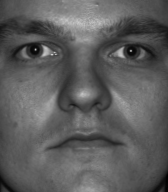
#> input picture yaleB07/yaleB07_P00A+000E+00.pgm, 168 x 192 px, given in place of yaleB07_P00_Ambient.pgm, which was not available
$ python MP1.py
#> lines starting #> are read from the running program, lines starting #| are printed output that depends on the picture; pictures that were not available may be replaced by others from this repository, and a replacement may not be noted
import os
import glob
import re
import numpy as np
import matplotlib
import matplotlib.pyplot as plt
from mpl_toolkits.mplot3d import Axes3D
from scipy import ndimage
from PIL import Image
import time


start = time.time()

root_path = 'croppedyale/'
subject_name = 'yaleB07'
full_path = '%s%s' % (root_path, subject_name)


def LoadFaceImages(pathname, subject_name, num_images):

    def load_image(fname):
        return np.asarray(Image.open(fname))
#> returned value is the input picture: shape (192, 168); min 0, max 208, mean 92.8

    def fname_to_ang(fname):
        yale_name = os.path.basename(fname)
        return int(yale_name[12:16]), int(yale_name[17:20])

    def sph2cart(az, el, r):
        rcos_theta = r * np.cos(el)
        x = rcos_theta * np.cos(az)
        y = rcos_theta * np.sin(az)
        z = r * np.sin(el)
        return x, y, z

    ambimage = load_image(
        os.path.join(pathname, subject_name + '_P00_Ambient.pgm'))
    im_list = glob.glob(os.path.join(pathname, subject_name + '_P00A*.pgm'))
    if num_images <= len(im_list):
        im_sub_list = np.random.choice(im_list, num_images, replace=False)
    else:
        print(
            'Total available images is less than specified.\nProceeding with %d images.\n'
            % len(im_list))
        im_sub_list = im_list
    im_sub_list.sort()
    imarray = np.stack([load_image(fname) for fname in im_sub_list], axis=-1)
#> call 3 of load_image, with fname = 'yaleB07/yaleB07_P00A+000E+20.pgm'
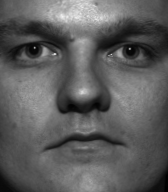
#> input picture yaleB07/yaleB07_P00A+000E+20.pgm, 168 x 192 px
#> in load_image, returned value is the input picture: shape (192, 168); min 0, max 241, mean 93.1
#> call 4 of load_image, with fname = 'yaleB07/yaleB07_P00A+000E+45.pgm'
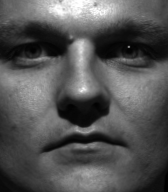
#> input picture yaleB07/yaleB07_P00A+000E+45.pgm, 168 x 192 px
#> in load_image, returned value is the input picture: shape (192, 168); min 0, max 255, mean 84.7
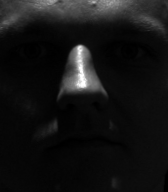
#> input picture yaleB07/yaleB07_P00A+000E+90.pgm, 168 x 192 px
#> in load_image, returned value is the input picture: shape (192, 168); min 0, max 255, mean 20.2
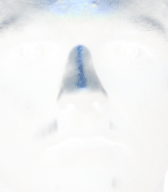
#> imarray: shape (192, 168, 4); mean R, G, B, A 92.8, 93.1, 84.7, 20.2; transparent parts drawn white
    Ang = np.array([fname_to_ang(fname) for fname in im_sub_list])

    x, y, z = sph2cart(Ang[:, 0] / 180.0 * np.pi, Ang[:, 1] / 180.0 * np.pi, 1)
    lightdirs = np.stack([y, z, x], axis=-1)
    return ambimage, imarray, lightdirs


def preprocess(ambient_image, imarray):
    processed_imarray = np.zeros((192, 168, 64))
    for index in range(64):
        processed_imarray[:,:,index] = imarray[:,:,index]-ambient_image

    processed_imarray[processed_imarray < 0] = 0
    processed_imarray = processed_imarray/255

    return processed_imarray


def photometric_stereo(imarray, light_dirs):
    processed_array = preprocess(ambient_image, imarray)
    colne_imarray = np.zeros((64, 32256))
    for i in range(64):
        colne_imarray[i, :] = processed_array[:, :, i].reshape((1, 32256))
    G = np.linalg.lstsq(light_dirs, colne_imarray, rcond=None)[0]
    albedo_image = np.linalg.norm(G, axis=0)
    surface_normals = np.divide(G, np.vstack([albedo_image] * 3))
    surface_normals = surface_normals.T.reshape((192, 168, 3))
    albedo_image = albedo_image.reshape((192, 168))
    return albedo_image, surface_normals


# [121 lines left out: functions get_surface, plot_surface_normals, set_aspect_equal_3d, display_output, save_outputs, not called in this run]


ambient_image, imarray, lightdirs = LoadFaceImages(full_path, subject_name, 64)
#> lightdirs = [[0, 0, 1], [0, 0.342, 0.94], [0, 0.707, 0.707], [0, 1, 6.12e-17]]

albedo_image, surface_normals = photometric_stereo(imarray, lightdirs)
#> (the run stopped early here; a loop or call above may not have finished)
